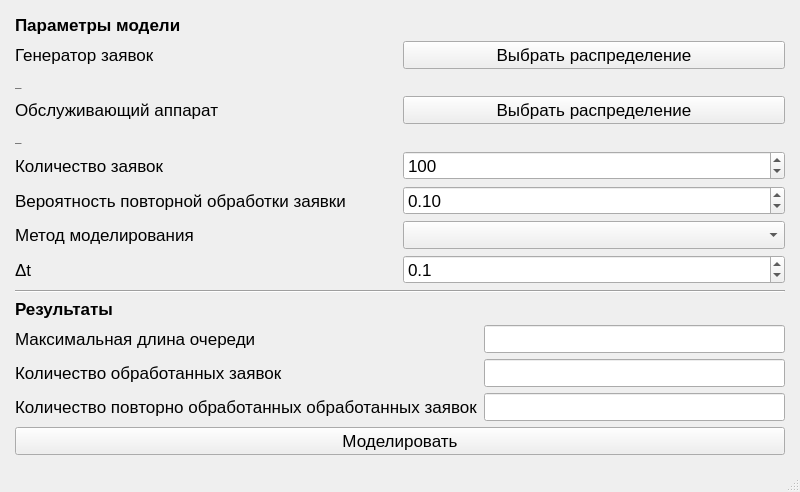
<?xml version="1.0" encoding="UTF-8"?>
<ui version="4.0">
 <class>MainWindow</class>
 <widget class="QMainWindow" name="MainWindow">
  <property name="geometry">
   <rect>
    <x>0</x>
    <y>0</y>
    <width>800</width>
    <height>482</height>
   </rect>
  </property>
  <property name="windowTitle">
   <string>MainWindow</string>
  </property>
  <widget class="QWidget" name="centralwidget">
   <layout class="QVBoxLayout" name="verticalLayout">
    <property name="leftMargin">
     <number>15</number>
    </property>
    <property name="topMargin">
     <number>15</number>
    </property>
    <property name="rightMargin">
     <number>15</number>
    </property>
    <property name="bottomMargin">
     <number>15</number>
    </property>
    <item>
     <widget class="QLabel" name="label_19">
      <property name="font">
       <font>
        <pointsize>13</pointsize>
        <weight>75</weight>
        <italic>false</italic>
        <bold>true</bold>
       </font>
      </property>
      <property name="contextMenuPolicy">
       <enum>Qt::PreventContextMenu</enum>
      </property>
      <property name="layoutDirection">
       <enum>Qt::LeftToRight</enum>
      </property>
      <property name="frameShape">
       <enum>QFrame::NoFrame</enum>
      </property>
      <property name="text">
       <string>Параметры модели</string>
      </property>
     </widget>
    </item>
    <item>
     <layout class="QGridLayout" name="gridLayout">
      <item row="2" column="0">
       <widget class="QLabel" name="label_9">
        <property name="font">
         <font>
          <pointsize>13</pointsize>
         </font>
        </property>
        <property name="text">
         <string>Обслуживающий аппарат</string>
        </property>
       </widget>
      </item>
      <item row="6" column="1">
       <widget class="QComboBox" name="method_comboBox">
        <property name="font">
         <font>
          <pointsize>13</pointsize>
         </font>
        </property>
       </widget>
      </item>
      <item row="4" column="1">
       <widget class="QSpinBox" name="cnt_requests_spb">
        <property name="font">
         <font>
          <pointsize>13</pointsize>
         </font>
        </property>
        <property name="minimum">
         <number>1</number>
        </property>
        <property name="maximum">
         <number>5000</number>
        </property>
        <property name="value">
         <number>100</number>
        </property>
       </widget>
      </item>
      <item row="3" column="0">
       <widget class="QLabel" name="processor_data">
        <property name="font">
         <font>
          <pointsize>10</pointsize>
          <italic>true</italic>
         </font>
        </property>
        <property name="text">
         <string>_</string>
        </property>
       </widget>
      </item>
      <item row="6" column="0">
       <widget class="QLabel" name="label_13">
        <property name="font">
         <font>
          <pointsize>13</pointsize>
         </font>
        </property>
        <property name="text">
         <string>Метод моделирования</string>
        </property>
       </widget>
      </item>
      <item row="0" column="1">
       <widget class="QPushButton" name="choose_generator_btn">
        <property name="font">
         <font>
          <pointsize>13</pointsize>
         </font>
        </property>
        <property name="text">
         <string>Выбрать распределение</string>
        </property>
       </widget>
      </item>
      <item row="1" column="0">
       <widget class="QLabel" name="generator_data">
        <property name="font">
         <font>
          <pointsize>10</pointsize>
          <italic>true</italic>
         </font>
        </property>
        <property name="text">
         <string>_</string>
        </property>
       </widget>
      </item>
      <item row="0" column="0">
       <widget class="QLabel" name="label_7">
        <property name="font">
         <font>
          <pointsize>13</pointsize>
         </font>
        </property>
        <property name="text">
         <string>Генератор заявок</string>
        </property>
       </widget>
      </item>
      <item row="4" column="0">
       <widget class="QLabel" name="label_11">
        <property name="font">
         <font>
          <pointsize>13</pointsize>
         </font>
        </property>
        <property name="text">
         <string>Количество заявок</string>
        </property>
       </widget>
      </item>
      <item row="5" column="0">
       <widget class="QLabel" name="label_12">
        <property name="font">
         <font>
          <pointsize>13</pointsize>
         </font>
        </property>
        <property name="text">
         <string>Вероятность повторной обработки заявки</string>
        </property>
       </widget>
      </item>
      <item row="2" column="1">
       <widget class="QPushButton" name="choose_processor_btn">
        <property name="font">
         <font>
          <pointsize>13</pointsize>
         </font>
        </property>
        <property name="text">
         <string>Выбрать распределение</string>
        </property>
       </widget>
      </item>
      <item row="7" column="0">
       <widget class="QLabel" name="label_14">
        <property name="font">
         <font>
          <pointsize>13</pointsize>
         </font>
        </property>
        <property name="text">
         <string>Δt</string>
        </property>
       </widget>
      </item>
      <item row="7" column="1">
       <widget class="QDoubleSpinBox" name="t_spb">
        <property name="font">
         <font>
          <pointsize>13</pointsize>
         </font>
        </property>
        <property name="decimals">
         <number>1</number>
        </property>
        <property name="singleStep">
         <double>0.100000000000000</double>
        </property>
        <property name="value">
         <double>0.100000000000000</double>
        </property>
       </widget>
      </item>
      <item row="5" column="1">
       <widget class="QDoubleSpinBox" name="percent_dup_requests">
        <property name="font">
         <font>
          <pointsize>13</pointsize>
         </font>
        </property>
        <property name="decimals">
         <number>2</number>
        </property>
        <property name="maximum">
         <double>1.000000000000000</double>
        </property>
        <property name="value">
         <double>0.100000000000000</double>
        </property>
       </widget>
      </item>
     </layout>
    </item>
    <item>
     <widget class="Line" name="line">
      <property name="orientation">
       <enum>Qt::Horizontal</enum>
      </property>
     </widget>
    </item>
    <item>
     <widget class="QLabel" name="label_15">
      <property name="font">
       <font>
        <pointsize>13</pointsize>
        <weight>75</weight>
        <italic>false</italic>
        <bold>true</bold>
       </font>
      </property>
      <property name="contextMenuPolicy">
       <enum>Qt::PreventContextMenu</enum>
      </property>
      <property name="layoutDirection">
       <enum>Qt::LeftToRight</enum>
      </property>
      <property name="frameShape">
       <enum>QFrame::NoFrame</enum>
      </property>
      <property name="text">
       <string>Результаты</string>
      </property>
     </widget>
    </item>
    <item>
     <layout class="QGridLayout" name="gridLayout_2">
      <item row="1" column="1">
       <widget class="QLineEdit" name="cnt_proc_requests">
        <property name="font">
         <font>
          <pointsize>13</pointsize>
         </font>
        </property>
       </widget>
      </item>
      <item row="1" column="0">
       <widget class="QLabel" name="label_16">
        <property name="font">
         <font>
          <pointsize>13</pointsize>
         </font>
        </property>
        <property name="text">
         <string>Количество обработанных заявок</string>
        </property>
       </widget>
      </item>
      <item row="0" column="1">
       <widget class="QLineEdit" name="max_queue_length">
        <property name="font">
         <font>
          <pointsize>13</pointsize>
         </font>
        </property>
       </widget>
      </item>
      <item row="0" column="0">
       <widget class="QLabel" name="label_17">
        <property name="font">
         <font>
          <pointsize>13</pointsize>
         </font>
        </property>
        <property name="text">
         <string>Максимальная длина очереди</string>
        </property>
       </widget>
      </item>
      <item row="2" column="0">
       <widget class="QLabel" name="label_18">
        <property name="font">
         <font>
          <pointsize>13</pointsize>
         </font>
        </property>
        <property name="text">
         <string>Количество повторно обработанных обработанных заявок</string>
        </property>
       </widget>
      </item>
      <item row="2" column="1">
       <widget class="QLineEdit" name="cnt_dub_proc_requests">
        <property name="font">
         <font>
          <pointsize>13</pointsize>
         </font>
        </property>
       </widget>
      </item>
     </layout>
    </item>
    <item>
     <widget class="QPushButton" name="modeling_btn">
      <property name="font">
       <font>
        <pointsize>13</pointsize>
       </font>
      </property>
      <property name="text">
       <string>Моделировать</string>
      </property>
     </widget>
    </item>
   </layout>
  </widget>
  <widget class="QMenuBar" name="menubar">
   <property name="geometry">
    <rect>
     <x>0</x>
     <y>0</y>
     <width>800</width>
     <height>22</height>
    </rect>
   </property>
  </widget>
  <widget class="QStatusBar" name="statusbar"/>
 </widget>
 <resources/>
 <connections/>
</ui>
